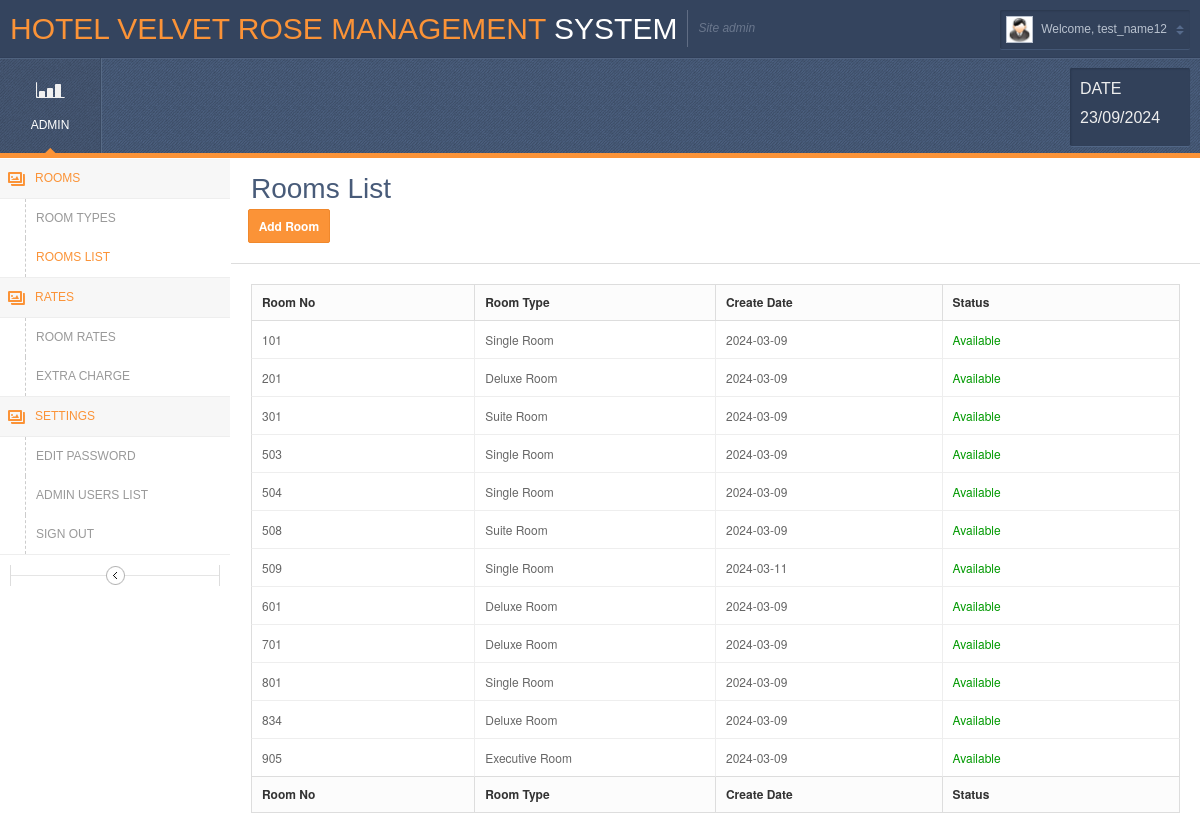
The app's page /Admin/room.php (signed in) with its own data.
### tables this page shows
CREATE TABLE `roomlist` (
  `room_no` int(5) NOT NULL,
  `room_type` varchar(25) NOT NULL,
  `create_date` date NOT NULL,
  `status` varchar(25) NOT NULL
);

### Admin/room.php (the view, shortened to what this page needs)
<?php
require_once('db.php');
$sql = "SELECT room_no, room_type, create_date, status FROM roomlist";
$stmt = $conn->prepare($sql);
$stmt->execute();
$rooms = $stmt->fetchAll(PDO::FETCH_ASSOC);
?>
<!DOCTYPE html PUBLIC "-//W3C//DTD XHTML 1.0 Transitional//EN" "http://www.w3.org/TR/xhtml1/DTD/xhtml1-transitional.dtd">
<html xmlns="http://www.w3.org/1999/xhtml">
<head>
    <link rel="stylesheet" href="css/style.default.css" type="text/css" />
</head>
<body class="withvernav">
    <div class="bodywrapper">
        <div class="topheader">
            <div class="left">
                <h1 class="logo">Hotel Velvet Rose Management<span> System</span></h1>
                <span class="slogan">Site admin</span>
                <br clear="all" />
            </div>
            <div class="right">
            <div class="userinfo">
                    <img src="images/icons/admin.jpg" height="25" alt="" />
                    <span class="slogan">
                    <?php
                    if (isset($_SESSION['username'])) {
                        echo "Welcome, " . $_SESSION['username'];
                    } else {
                        echo "Site admin";
                    }
                    ?>
                </span>
                </div>
            </div>
        </div>
        <div class="header">
            <ul class="headermenu">
                <li class="current"><a href="dashboard.php"><span class="icon icon-chart"></span>Admin</a></li>
            </ul>
            <div class="headerwidget">
                <div class="earnings">
                    <div>
                    <h4>date</h4>
                    <h4><?php echo date('d/m/Y'); ?></h4>
                    </div>
                </div>
            </div>
        </div>
        <div class="vernav2 iconmenu">
            <ul>
                <li class="current"><a href="#rtype" class="gallery">Rooms</a>
                    <span class="arrow"></span>
                    <ul id="rtype">
                        <li><a href="roomtype.php">Room Types</a></li>
                        <li class="current"><a href="room.php">Rooms List</a></li>
                    </ul>
                </li>
                <li class="current"><a href="#rooms" class="gallery">Rates</a>
                    <span class="arrow"></span>
                    <ul id="rooms">
                        <li><a href="roomrate.php">Room Rates</a></li>
                        <li><a href="extracharge.php">Extra Charge</a></li>
                    </ul>
                </li>
                <li class="current"><a href="#tax" class="gallery">Settings</a>
                    <span class="arrow"></span>
                    <ul id="tax">
                        <li><a href="change-password.php">Edit Password</a></li>
                        <li><a href="users.php">Admin Users list</a></li>
                        <li><a href="javascript:void(0)" onclick="document.logout.submit();">Sign Out</a></li>
                    </ul>
                </li>
            </ul>
            <a class="togglemenu"></a>
            <br /><br />
        </div>
        <div class="centercontent tables">
            <div class="pageheader notab">
                <h1 class="pagetitle">Rooms List</h1>
                <form method="post">
                    <button class="submit radius2" onclick="window.location='add-room.php'; return false;">Add Room</button>
                </form>
            </div>
            <div id="contentwrapper" class="contentwrapper">
                <table cellpadding="0" cellspacing="0" border="0" class="stdtable stdtablequick" id="dyntable1">
                    <colgroup>
                        <col class="con0" style="width: 4%" />
                        <col class="con1" />
                        <col class="con0" />
                        <col class="con1" />
                        <col class="con0" />
                    </colgroup>
                    <thead>
                        <tr>
                            <th class="head0" width="5%" style='font-size: 12px;'>Room No</th>
                            <th class="head0" width="5%" style='font-size: 12px;'>Room Type</th>
                            <th class="head0" width="5%" style='font-size: 12px;'>Create Date</th>
                            <th class="head0" width="5%" style='font-size: 12px;'>Status</th>
                        </tr>
                    </thead>
                    <tfoot>
                        <tr>
                            <th class="head0" width="5%" style='font-size: 12px;'>Room No</th>
                            <th class="head0" width="5%" style='font-size: 12px;'>Room Type</th>
                            <th class="head0" width="5%" style='font-size: 12px;'>Create Date</th>
                            <th class="head0" width="5%" style='font-size: 12px;'>Status</th>
                        </tr>
                    </tfoot>
                    <tbody>
                        <?php
                        if (!empty($rooms)) {
                            foreach ($rooms as $row) {
                                echo "<tr>";
                                echo "<td class='con0' style='font-size: 12px;'>" . $row["room_no"] . "</td>";
                                echo "<td class='con0' style='font-size: 12px;'>" . $row["room_type"] . "</td>";
                                echo "<td class='con0' style='font-size: 12px;'>" . $row["create_date"] . "</td>";
                                echo "<td class='con0' style='font-size: 12px;'><font color='#009900'>" . $row["status"] . "</font></td>";
                                echo "</tr>";
                            }
                        } else {
                            echo "<tr><td colspan='7' class='aligncenter'>No records found</td></tr>";
                        }
                        ?>
                    </tbody>
                </table>
            </div>
        </div>
    </div>
</body>
</html>

### records on screen
roomlist: room_no "101", room_type "Single Room", create_date "2024-03-09", status "Available"
roomlist: room_no "201", room_type "Deluxe Room", create_date "2024-03-09", status "Available"
roomlist: room_no "301", room_type "Suite Room", create_date "2024-03-09", status "Available"
roomlist: room_no "503", room_type "Single Room", create_date "2024-03-09", status "Available"
roomlist: room_no "504", room_type "Single Room", create_date "2024-03-09", status "Available"
roomlist: room_no "508", room_type "Suite Room", create_date "2024-03-09", status "Available"
roomlist: room_no "509", room_type "Single Room", create_date "2024-03-11", status "Available"
roomlist: room_no "601", room_type "Deluxe Room", create_date "2024-03-09", status "Available"
roomlist: room_no "701", room_type "Deluxe Room", create_date "2024-03-09", status "Available"
roomlist: room_no "801", room_type "Single Room", create_date "2024-03-09", status "Available"
roomlist: room_no "834", room_type "Deluxe Room", create_date "2024-03-09", status "Available"
roomlist: room_no "905", room_type "Executive Room", create_date "2024-03-09", status "Available"

### other values on screen
$_SESSION['username'] "test_name12"
